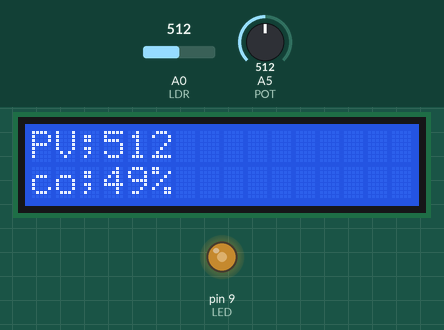
Simulated run of this sketch. Board: Arduino Uno, built with avr-gcc and run on an emulated ATmega328P. On the bench: 16×2 character LCD, output pins drawn as LEDs (lit = HIGH). The inputs (shaded band) are chosen by the test bench; at power-on: A5 (POT) = 512, A0 (LDR) = 512. What the sketch prints to the serial monitor is not drawn.

Above: at 1.2 s.
1.3 s: A5 (POT) set to 412
At 2.3 s:
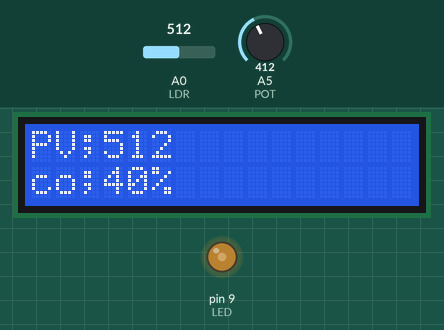
2.8 s: A5 (POT) set to 386
At 3.4 s:
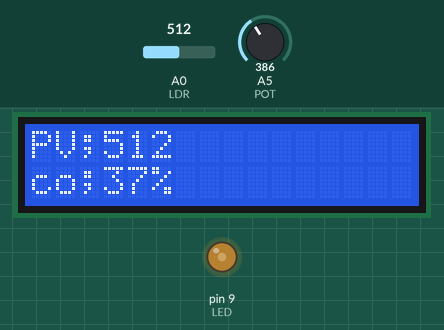
4.3 s: A5 (POT) set to 104
At 5.0 s:
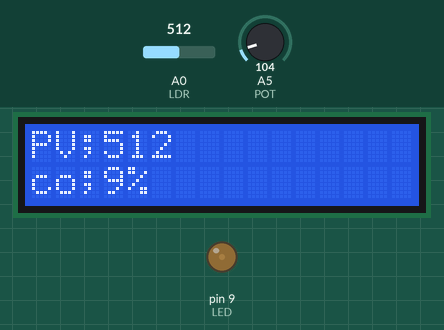
5.8 s: A5 (POT) set to 92
At 6.7 s:
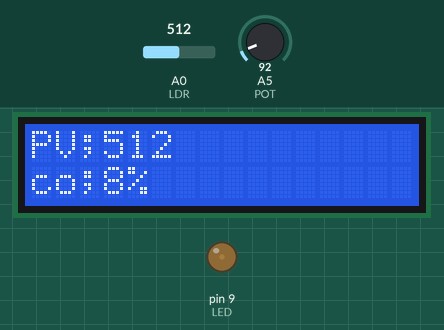
7.3 s: A0 (LDR) set to 105
At 7.8 s:
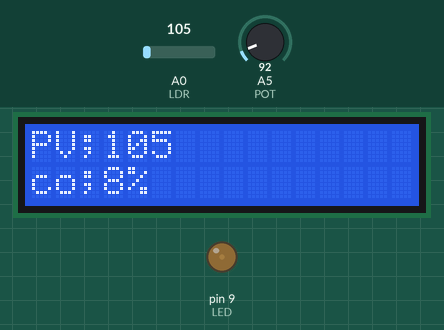
8.8 s: A0 (LDR) set to 92
At 10.0 s:
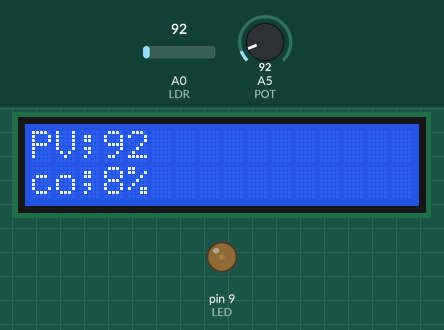
Timing chart, 0 to 11.3 s (numbered marks = the images above; inputs shaded):
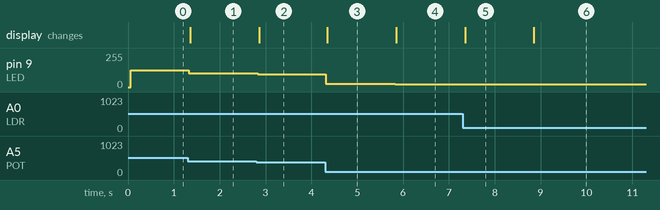

Measured:
- after the input at 1.3 s, pin 9 (LED): 127/255 → 102/255 at once; the display: changes after 0.06 s (image 1)
- after the input at 2.8 s, pin 9 (LED): 102/255 → 96/255 at once; the display: changes after 0.06 s (image 2)
- after the input at 4.3 s, pin 9 (LED): 96/255 → 25/255 at once; the display: changes at once (image 3)
- after the input at 5.8 s, pin 9 (LED): 25/255 → 22/255 at once; the display: changes after 0.06 s (image 4)
- after the input at 7.3 s, the display: changes after 0.05 s (image 5)
- after the input at 8.8 s, the display: changes after 0.05 s (image 6)

The sketch:

MANUAL_CONTROL-LCD_MAN.ino
```cpp
#include <LiquidCrystal.h>

LiquidCrystal lcd (12, 11, 5, 4, 3 ,2);

int LDR = A0;
int POT = A5;
int LED = 9;
int PV = 0;
int PtValue = 0;
int co = 0 ;
int var;

void setup() {
  // put your setup code here, to run once:
  lcd.begin(16,2);
  pinMode (LED,OUTPUT);
  Serial.begin (9600);
}

void loop() {
  // put your main code here, to run repeatedly:

 PV = analogRead (LDR);
 PtValue = analogRead (POT);
 co = map(PtValue, 0, 1023, 0, 255);
 var = map(co, 0, 255, 0, 100);
 analogWrite(LED,co);
 Serial.print ("input =");
 Serial.print (PtValue);
 Serial.print ("\t co = ");
 Serial.print (co);
 Serial.print ("\t PV = ");
 Serial.print (PV);
 Serial.println ("");


lcd.setCursor(0,0);
lcd.print("PV;");
lcd.print (PV);
lcd.print("  ");
lcd.setCursor(0,1);
lcd.print("co;");
lcd.print (var);
lcd.print("%  ");
}
```
